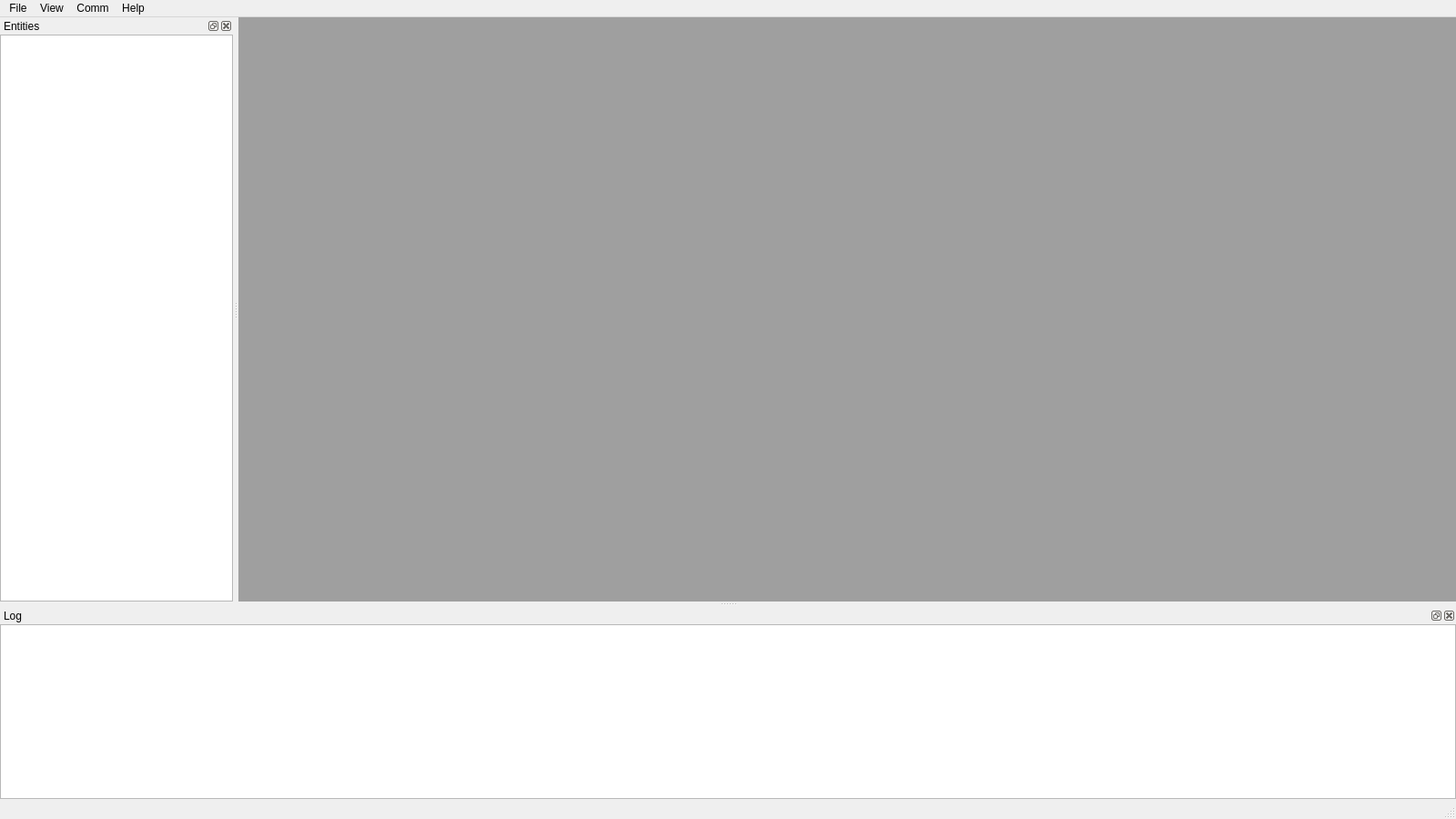
<?xml version="1.0" encoding="UTF-8"?>
<ui version="4.0">
 <class>MainWindow</class>
 <widget class="QMainWindow" name="MainWindow">
  <property name="geometry">
   <rect>
    <x>0</x>
    <y>0</y>
    <width>1600</width>
    <height>900</height>
   </rect>
  </property>
  <property name="windowTitle">
   <string>MainWindow</string>
  </property>
  <widget class="QWidget" name="centralwidget">
   <layout class="QGridLayout" name="gridLayout_2">
    <property name="leftMargin">
     <number>0</number>
    </property>
    <property name="topMargin">
     <number>0</number>
    </property>
    <property name="rightMargin">
     <number>0</number>
    </property>
    <property name="bottomMargin">
     <number>0</number>
    </property>
    <item row="0" column="0">
     <widget class="QMdiArea" name="mdiArea"/>
    </item>
   </layout>
  </widget>
  <widget class="QMenuBar" name="menubar">
   <property name="geometry">
    <rect>
     <x>0</x>
     <y>0</y>
     <width>1600</width>
     <height>22</height>
    </rect>
   </property>
   <widget class="QMenu" name="menuFile">
    <property name="title">
     <string>File</string>
    </property>
    <addaction name="actionOpen"/>
    <addaction name="separator"/>
    <addaction name="actionExecute"/>
    <addaction name="separator"/>
    <addaction name="actionExport"/>
   </widget>
   <widget class="QMenu" name="menuView">
    <property name="title">
     <string>View</string>
    </property>
    <addaction name="action3D_View"/>
    <addaction name="actionConfigure_3D_View"/>
    <addaction name="separator"/>
    <addaction name="actionMap_View"/>
   </widget>
   <widget class="QMenu" name="menuHelp">
    <property name="title">
     <string>Help</string>
    </property>
    <addaction name="actionAbout"/>
   </widget>
   <widget class="QMenu" name="menuComm">
    <property name="title">
     <string>Comm</string>
    </property>
    <addaction name="actionSerial_port"/>
    <addaction name="actionTCP_Client"/>
   </widget>
   <addaction name="menuFile"/>
   <addaction name="menuView"/>
   <addaction name="menuComm"/>
   <addaction name="menuHelp"/>
  </widget>
  <widget class="QStatusBar" name="statusbar"/>
  <widget class="QDockWidget" name="logDockWidge">
   <property name="windowTitle">
    <string>Log</string>
   </property>
   <attribute name="dockWidgetArea">
    <number>8</number>
   </attribute>
   <widget class="QWidget" name="dockWidgetContents">
    <layout class="QGridLayout" name="gridLayout">
     <property name="leftMargin">
      <number>0</number>
     </property>
     <property name="topMargin">
      <number>0</number>
     </property>
     <property name="rightMargin">
      <number>0</number>
     </property>
     <property name="bottomMargin">
      <number>0</number>
     </property>
     <item row="0" column="0">
      <widget class="QPlainTextEdit" name="peLog"/>
     </item>
    </layout>
   </widget>
  </widget>
  <widget class="QDockWidget" name="dockWidget">
   <property name="windowTitle">
    <string>Entities</string>
   </property>
   <attribute name="dockWidgetArea">
    <number>1</number>
   </attribute>
   <widget class="QWidget" name="dockWidgetContents_2">
    <layout class="QGridLayout" name="gridLayout_3">
     <property name="leftMargin">
      <number>0</number>
     </property>
     <property name="topMargin">
      <number>0</number>
     </property>
     <property name="rightMargin">
      <number>0</number>
     </property>
     <property name="bottomMargin">
      <number>0</number>
     </property>
     <item row="0" column="0">
      <widget class="entitiesTree" name="tree">
       <property name="editTriggers">
        <set>QAbstractItemView::NoEditTriggers</set>
       </property>
       <property name="showDropIndicator" stdset="0">
        <bool>false</bool>
       </property>
       <property name="columnCount">
        <number>2</number>
       </property>
       <attribute name="headerVisible">
        <bool>false</bool>
       </attribute>
       <attribute name="headerStretchLastSection">
        <bool>false</bool>
       </attribute>
       <column>
        <property name="text">
         <string notr="true">1</string>
        </property>
       </column>
       <column>
        <property name="text">
         <string notr="true">2</string>
        </property>
       </column>
      </widget>
     </item>
    </layout>
   </widget>
  </widget>
  <action name="actionConfigure_3D_View">
   <property name="text">
    <string>Configure 3D View</string>
   </property>
  </action>
  <action name="actionAbout">
   <property name="text">
    <string>About</string>
   </property>
  </action>
  <action name="action3D_View">
   <property name="checkable">
    <bool>true</bool>
   </property>
   <property name="text">
    <string>3D View</string>
   </property>
  </action>
  <action name="actionSerial_port">
   <property name="text">
    <string>Serial port</string>
   </property>
  </action>
  <action name="actionTCP_Client">
   <property name="text">
    <string>TCP Client</string>
   </property>
  </action>
  <action name="actionMap_View">
   <property name="checkable">
    <bool>true</bool>
   </property>
   <property name="text">
    <string>Map View</string>
   </property>
  </action>
  <action name="actionOpen">
   <property name="text">
    <string>Open</string>
   </property>
  </action>
  <action name="actionExecute">
   <property name="text">
    <string>Execute</string>
   </property>
  </action>
  <action name="actionExport">
   <property name="text">
    <string>Export</string>
   </property>
  </action>
 </widget>
 <customwidgets>
  <customwidget>
   <class>entitiesTree</class>
   <extends>QTreeWidget</extends>
   <header>entitiesTree.h</header>
  </customwidget>
 </customwidgets>
 <resources/>
 <connections/>
</ui>
